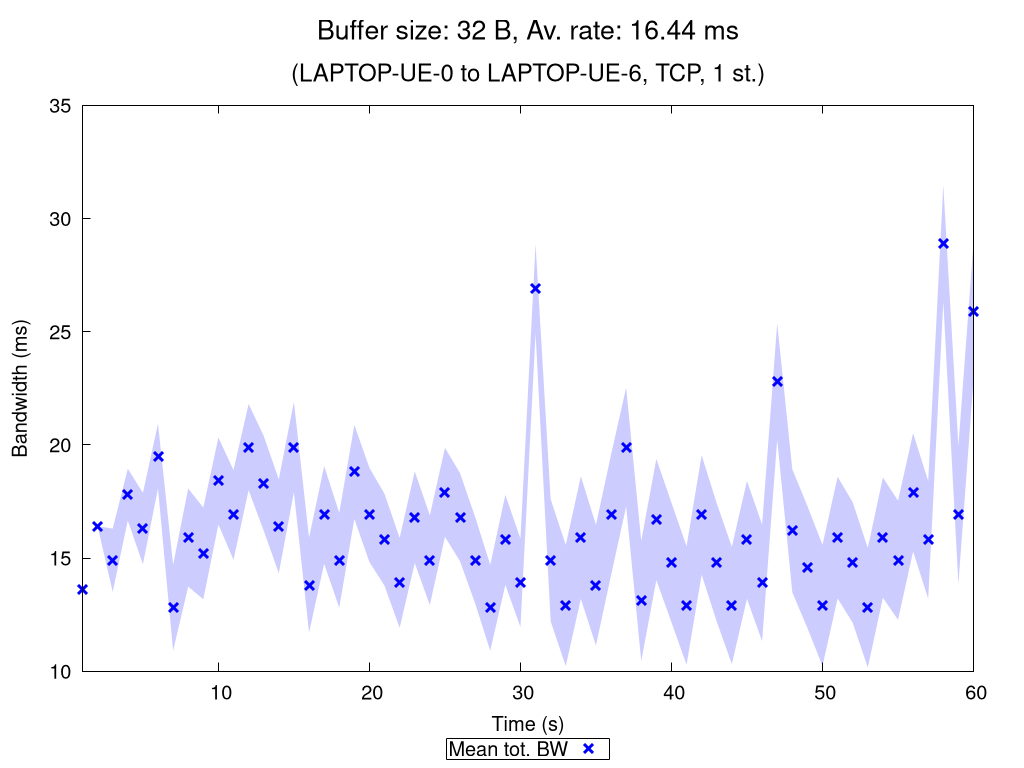

The gnuplot source for this figure:
set terminal pngcairo nocrop enhanced size 1024,768 font "Verdana,15"
set output "TCP_1_st_2020_11_06_01-06-41_one2two_00032B.png"

set title "{/=20 Buffer size: 32 B, Av. rate: 16.44 ms}\n\n{/=18 (LAPTOP-UE-0 to LAPTOP-UE-6, TCP, 1 st.)}"

set xlabel "Time (s)"
set ylabel "Bandwidth (ms)"
set ytics nomirror
set key bmargin center horizontal box samplen 1 width -1
set bmargin 4.6
set rmargin 4.5

rf = 1.0  # rate factor
set style fill transparent solid 0.2 noborder
set autoscale xfix
plot "TCP_1_st_2020_11_06_01-06-41_one2two_00032B_iperf_processed.dat" using 1:($2/rf-$3/rf):($2/rf+$3/rf) with filledcurves lc rgb "blue" notitle, \
     "" using 1:($2/rf) with points pt 2 ps 1.5 lw 3 lc rgb "blue" title "Mean tot. BW", \
